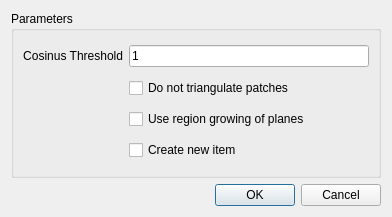
<?xml version="1.0" encoding="UTF-8"?>
<ui version="4.0">
 <class>Remesh_planar_patches_dialog</class>
 <widget class="QDialog" name="Remesh_planar_patches_dialog">
  <property name="enabled">
   <bool>true</bool>
  </property>
  <property name="geometry">
   <rect>
    <x>0</x>
    <y>0</y>
    <width>392</width>
    <height>217</height>
   </rect>
  </property>
  <property name="windowTitle">
   <string>Remesh planar patches parameters</string>
  </property>
  <layout class="QVBoxLayout" name="verticalLayout">
   <item>
    <widget class="QGroupBox" name="groupBox">
     <property name="title">
      <string>Parameters</string>
     </property>
     <layout class="QGridLayout" name="gridLayout_2" rowstretch="0,0,0,0,0" columnstretch="0,0">
      <item row="0" column="0">
       <widget class="QLabel" name="cos_label">
        <property name="text">
         <string>Cosinus Threshold</string>
        </property>
        <property name="alignment">
         <set>Qt::AlignRight|Qt::AlignTrailing|Qt::AlignVCenter</set>
        </property>
       </widget>
      </item>
      <item row="0" column="1">
       <widget class="DoubleEdit" name="cos_dspinbox">
        <property name="inputMethodHints">
         <set>Qt::ImhNone</set>
        </property>
        <property name="inputMask">
         <string/>
        </property>
        <property name="text">
         <string>1</string>
        </property>
        <property name="placeholderText">
         <string>0.00</string>
        </property>
       </widget>
      </item>
      <item row="4" column="1">
       <widget class="QCheckBox" name="create_new_item_checkbox">
        <property name="text">
         <string>Create new item</string>
        </property>
       </widget>
      </item>
      <item row="2" column="1">
       <widget class="QCheckBox" name="notriangulation_checkbox">
        <property name="enabled">
         <bool>true</bool>
        </property>
        <property name="text">
         <string>Do not triangulate patches</string>
        </property>
       </widget>
      </item>
      <item row="3" column="1">
       <widget class="QCheckBox" name="use_region_growing_checkbox">
        <property name="text">
         <string>Use region growing of planes</string>
        </property>
       </widget>
      </item>
     </layout>
    </widget>
   </item>
   <item>
    <widget class="QDialogButtonBox" name="buttonBox">
     <property name="orientation">
      <enum>Qt::Horizontal</enum>
     </property>
     <property name="standardButtons">
      <set>QDialogButtonBox::Cancel|QDialogButtonBox::Ok</set>
     </property>
    </widget>
   </item>
  </layout>
 </widget>
 <customwidgets>
  <customwidget>
   <class>DoubleEdit</class>
   <extends>QLineEdit</extends>
   <header>CGAL_double_edit.h</header>
  </customwidget>
 </customwidgets>
 <tabstops>
  <tabstop>cos_dspinbox</tabstop>
  <tabstop>notriangulation_checkbox</tabstop>
 </tabstops>
 <resources/>
 <connections>
  <connection>
   <sender>buttonBox</sender>
   <signal>accepted()</signal>
   <receiver>Remesh_planar_patches_dialog</receiver>
   <slot>accept()</slot>
   <hints>
    <hint type="sourcelabel">
     <x>397</x>
     <y>333</y>
    </hint>
    <hint type="destinationlabel">
     <x>157</x>
     <y>195</y>
    </hint>
   </hints>
  </connection>
  <connection>
   <sender>buttonBox</sender>
   <signal>rejected()</signal>
   <receiver>Remesh_planar_patches_dialog</receiver>
   <slot>reject()</slot>
   <hints>
    <hint type="sourcelabel">
     <x>397</x>
     <y>333</y>
    </hint>
    <hint type="destinationlabel">
     <x>286</x>
     <y>195</y>
    </hint>
   </hints>
  </connection>
 </connections>
</ui>
